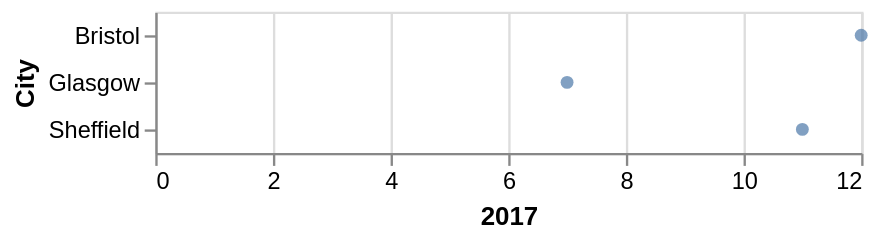

Write a Vega-Lite specification for this figure.
### Vega-Lite specification from a JSON file in a GitHub repository (floating-point values rounded to 4 significant figures)
{"$schema": "https://vega.github.io/schema/vega-lite/v5.json", "data": {"values": [{"city": "Bristol", "temp": 12, "year": 2017}, {"city": "Bristol", "temp": 14, "year": 2018}, {"city": "Sheffield", "temp": 11, "year": 2017}, {"city": "Sheffield", "temp": 13, "year": 2018}, {"city": "Glasgow", "temp": 7, "year": 2017}, {"city": "Glasgow", "temp": 10, "year": 2018}]}, "encoding": {"x": {"field": "2017", "type": "quantitative"}, "y": {"field": "City", "type": "nominal"}}, "mark": "circle", "transform": [{"as": "Year", "calculate": "datum.year"}, {"as": "City", "calculate": "datum.city"}, {"as": "Temperature", "calculate": "datum.temp"}, {"groupby": ["City"], "pivot": "Year", "value": "Temperature"}]}
